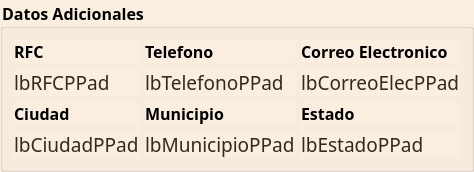
                   <widget class="QgsCollapsibleGroupBox" name="mGroupBox_4">
                    <property name="maximumSize">
                     <size>
                      <width>900</width>
                      <height>16777215</height>
                     </size>
                    </property>
                    <property name="font">
                     <font>
                      <family>Century Gothic</family>
                      <pointsize>12</pointsize>
                      <weight>75</weight>
                      <bold>true</bold>
                     </font>
                    </property>
                    <property name="styleSheet">
                     <string notr="true">QgsCollapsibleGroupBoxBasic::title, QgsCollapsibleGroupBox::title {  subcontrol-origin: margin;  subcontrol-position: top left;  margin-left: 20px;  margin-right: 5px;  left: 0px;  top: 2px;}
QGroupBox, QLabel{
background : rgb(250,238,224);
}QgsCollapsibleGroupBoxBasic::title, QgsCollapsibleGroupBox::title {  subcontrol-origin: margin;  subcontrol-position: top left;  margin-left: 20px;  margin-right: 5px;  left: 0px;  top: 1px;}QgsCollapsibleGroupBoxBasic::title, QgsCollapsibleGroupBox::title {  subcontrol-origin: margin;  subcontrol-position: top left;  margin-left: 20px;  margin-right: 5px;  left: 0px;  top: 1px;}QgsCollapsibleGroupBoxBasic::title, QgsCollapsibleGroupBox::title {  subcontrol-origin: margin;  subcontrol-position: top left;  margin-left: 20px;  margin-right: 5px;  left: 0px;  top: 1px;}QgsCollapsibleGroupBoxBasic::title, QgsCollapsibleGroupBox::title {  subcontrol-origin: margin;  subcontrol-position: top left;  margin-left: 20px;  margin-right: 5px;  left: 0px;  top: 1px;}QgsCollapsibleGroupBoxBasic::title, QgsCollapsibleGroupBox::title {  subcontrol-origin: margin;  subcontrol-position: top left;  margin-left: 20px;  margin-right: 5px;  left: 0px;  top: 1px;}QgsCollapsibleGroupBoxBasic::title, QgsCollapsibleGroupBox::title {  subcontrol-origin: margin;  subcontrol-position: top left;  margin-left: 20px;  margin-right: 5px;  left: 0px;  top: 1px;}QgsCollapsibleGroupBoxBasic::title, QgsCollapsibleGroupBox::title {  subcontrol-origin: margin;  subcontrol-position: top left;  margin-left: 20px;  margin-right: 5px;  left: 0px;  top: 1px;}QgsCollapsibleGroupBoxBasic::title, QgsCollapsibleGroupBox::title {  subcontrol-origin: margin;  subcontrol-position: top left;  margin-left: 20px;  margin-right: 5px;  left: 0px;  top: 1px;}QgsCollapsibleGroupBoxBasic::title, QgsCollapsibleGroupBox::title {  subcontrol-origin: margin;  subcontrol-position: top left;  margin-left: 20px;  margin-right: 5px;  left: 0px;  top: 1px;}QgsCollapsibleGroupBoxBasic::title, QgsCollapsibleGroupBox::title {  subcontrol-origin: margin;  subcontrol-position: top left;  margin-left: 20px;  margin-right: 5px;  left: 0px;  top: 1px;}QgsCollapsibleGroupBoxBasic::title, QgsCollapsibleGroupBox::title {  subcontrol-origin: margin;  subcontrol-position: top left;  margin-left: 20px;  margin-right: 5px;  left: 0px;  top: 1px;}QgsCollapsibleGroupBoxBasic::title, QgsCollapsibleGroupBox::title {  subcontrol-origin: margin;  subcontrol-position: top left;  margin-left: 20px;  margin-right: 5px;  left: 0px;  top: 1px;}QgsCollapsibleGroupBoxBasic::title, QgsCollapsibleGroupBox::title {  subcontrol-origin: margin;  subcontrol-position: top left;  margin-left: 20px;  margin-right: 5px;  left: 0px;  top: 1px;}QgsCollapsibleGroupBoxBasic::title, QgsCollapsibleGroupBox::title {  subcontrol-origin: margin;  subcontrol-position: top left;  margin-left: 20px;  margin-right: 5px;  left: 0px;  top: 1px;}</string>
                    </property>
                    <property name="title">
                     <string>Datos Adicionales</string>
                    </property>
                    <layout class="QGridLayout" name="gridLayout_38">
                     <item row="2" column="2">
                      <widget class="QLabel" name="label_159">
                       <property name="maximumSize">
                        <size>
                         <width>240</width>
                         <height>16777215</height>
                        </size>
                       </property>
                       <property name="font">
                        <font>
                         <family>Century Gothic</family>
                         <pointsize>12</pointsize>
                         <weight>75</weight>
                         <bold>true</bold>
                        </font>
                       </property>
                       <property name="text">
                        <string>Estado</string>
                       </property>
                      </widget>
                     </item>
                     <item row="3" column="2">
                      <widget class="QLabel" name="lbEstadoPPad">
                       <property name="maximumSize">
                        <size>
                         <width>240</width>
                         <height>16777215</height>
                        </size>
                       </property>
                       <property name="font">
                        <font>
                         <family>Century Gothic</family>
                         <pointsize>14</pointsize>
                         <weight>50</weight>
                         <bold>false</bold>
                        </font>
                       </property>
                       <property name="styleSheet">
                        <string notr="true">color : rgb(52, 42, 24 )</string>
                       </property>
                       <property name="text">
                        <string>lbEstadoPPad</string>
                       </property>
                      </widget>
                     </item>
                     <item row="3" column="1">
                      <widget class="QLabel" name="lbMunicipioPPad">
                       <property name="font">
                        <font>
                         <family>Century Gothic</family>
                         <pointsize>14</pointsize>
                         <weight>50</weight>
                         <bold>false</bold>
                        </font>
                       </property>
                       <property name="styleSheet">
                        <string notr="true">color : rgb(52, 42, 24 )</string>
                       </property>
                       <property name="text">
                        <string>lbMunicipioPPad</string>
                       </property>
                      </widget>
                     </item>
                     <item row="1" column="0">
                      <widget class="QLabel" name="lbRFCPPad">
                       <property name="font">
                        <font>
                         <family>Century Gothic</family>
                         <pointsize>14</pointsize>
                         <weight>50</weight>
                         <bold>false</bold>
                        </font>
                       </property>
                       <property name="styleSheet">
                        <string notr="true">color : rgb(52, 42, 24 )</string>
                       </property>
                       <property name="text">
                        <string>lbRFCPPad</string>
                       </property>
                      </widget>
                     </item>
                     <item row="0" column="1">
                      <widget class="QLabel" name="label_168">
                       <property name="font">
                        <font>
                         <family>Century Gothic</family>
                         <pointsize>12</pointsize>
                         <weight>75</weight>
                         <bold>true</bold>
                        </font>
                       </property>
                       <property name="text">
                        <string>Telefono</string>
                       </property>
                      </widget>
                     </item>
                     <item row="2" column="0">
                      <widget class="QLabel" name="label_149">
                       <property name="font">
                        <font>
                         <family>Century Gothic</family>
                         <pointsize>12</pointsize>
                         <weight>75</weight>
                         <bold>true</bold>
                        </font>
                       </property>
                       <property name="text">
                        <string>Ciudad</string>
                       </property>
                      </widget>
                     </item>
                     <item row="1" column="2">
                      <widget class="QLabel" name="lbCorreoElecPPad">
                       <property name="maximumSize">
                        <size>
                         <width>240</width>
                         <height>16777215</height>
                        </size>
                       </property>
                       <property name="font">
                        <font>
                         <family>Century Gothic</family>
                         <pointsize>14</pointsize>
                         <weight>50</weight>
                         <bold>false</bold>
                        </font>
                       </property>
                       <property name="styleSheet">
                        <string notr="true">color : rgb(52, 42, 24 )</string>
                       </property>
                       <property name="text">
                        <string>lbCorreoElecPPad</string>
                       </property>
                      </widget>
                     </item>
                     <item row="0" column="2">
                      <widget class="QLabel" name="label_173">
                       <property name="maximumSize">
                        <size>
                         <width>240</width>
                         <height>16777215</height>
                        </size>
                       </property>
                       <property name="font">
                        <font>
                         <family>Century Gothic</family>
                         <pointsize>12</pointsize>
                         <weight>75</weight>
                         <bold>true</bold>
                        </font>
                       </property>
                       <property name="text">
                        <string>Correo Electronico</string>
                       </property>
                      </widget>
                     </item>
                     <item row="1" column="1">
                      <widget class="QLabel" name="lbTelefonoPPad">
                       <property name="font">
                        <font>
                         <family>Century Gothic</family>
                         <pointsize>14</pointsize>
                         <weight>50</weight>
                         <bold>false</bold>
                        </font>
                       </property>
                       <property name="styleSheet">
                        <string notr="true">color : rgb(52, 42, 24 )</string>
                       </property>
                       <property name="text">
                        <string>lbTelefonoPPad</string>
                       </property>
                      </widget>
                     </item>
                     <item row="0" column="0">
                      <widget class="QLabel" name="label_147">
                       <property name="font">
                        <font>
                         <family>Century Gothic</family>
                         <pointsize>12</pointsize>
                         <weight>75</weight>
                         <bold>true</bold>
                        </font>
                       </property>
                       <property name="text">
                        <string>RFC</string>
                       </property>
                      </widget>
                     </item>
                     <item row="3" column="0">
                      <widget class="QLabel" name="lbCiudadPPad">
                       <property name="font">
                        <font>
                         <family>Century Gothic</family>
                         <pointsize>14</pointsize>
                         <weight>50</weight>
                         <bold>false</bold>
                        </font>
                       </property>
                       <property name="styleSheet">
                        <string notr="true">color : rgb(52, 42, 24 )</string>
                       </property>
                       <property name="text">
                        <string>lbCiudadPPad</string>
                       </property>
                      </widget>
                     </item>
                     <item row="2" column="1">
                      <widget class="QLabel" name="label_157">
                       <property name="font">
                        <font>
                         <family>Century Gothic</family>
                         <pointsize>12</pointsize>
                         <weight>75</weight>
                         <bold>true</bold>
                        </font>
                       </property>
                       <property name="text">
                        <string>Municipio</string>
                       </property>
                      </widget>
                     </item>
                    </layout>
                   </widget>
